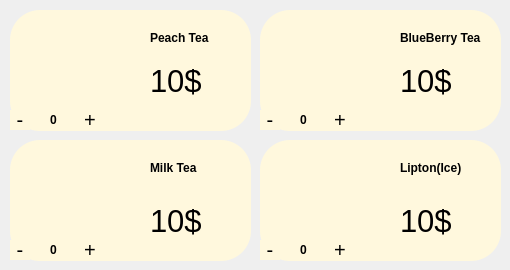
             <widget class="QWidget" name="tab_tea">
              <attribute name="title">
               <string>Tea</string>
              </attribute>
              <widget class="QFrame" name="frame_10">
               <property name="geometry">
                <rect>
                 <x>10</x>
                 <y>10</y>
                 <width>241</width>
                 <height>121</height>
                </rect>
               </property>
               <property name="styleSheet">
                <string notr="true">background-color: rgb(255, 248, 221);
border-width:2px;
border-radius:30px</string>
               </property>
               <property name="frameShape">
                <enum>QFrame::StyledPanel</enum>
               </property>
               <property name="frameShadow">
                <enum>QFrame::Raised</enum>
               </property>
               <widget class="QLabel" name="label_13">
                <property name="geometry">
                 <rect>
                  <x>20</x>
                  <y>10</y>
                  <width>81</width>
                  <height>81</height>
                 </rect>
                </property>
                <property name="text">
                 <string/>
                </property>
                <property name="pixmap">
                 <pixmap>:/newPrefix/tradao.png</pixmap>
                </property>
                <property name="scaledContents">
                 <bool>true</bool>
                </property>
               </widget>
               <widget class="QLabel" name="label_14">
                <property name="geometry">
                 <rect>
                  <x>140</x>
                  <y>20</y>
                  <width>81</width>
                  <height>16</height>
                 </rect>
                </property>
                <property name="font">
                 <font>
                  <weight>75</weight>
                  <bold>true</bold>
                 </font>
                </property>
                <property name="text">
                 <string>Peach Tea</string>
                </property>
               </widget>
               <widget class="QPushButton" name="btn_tru_peach">
                <property name="geometry">
                 <rect>
                  <x>0</x>
                  <y>100</y>
                  <width>20</width>
                  <height>20</height>
                 </rect>
                </property>
                <property name="font">
                 <font>
                  <pointsize>15</pointsize>
                 </font>
                </property>
                <property name="text">
                 <string>-</string>
                </property>
               </widget>
               <widget class="QPushButton" name="btn_add_peach">
                <property name="geometry">
                 <rect>
                  <x>70</x>
                  <y>100</y>
                  <width>20</width>
                  <height>20</height>
                 </rect>
                </property>
                <property name="font">
                 <font>
                  <pointsize>15</pointsize>
                 </font>
                </property>
                <property name="text">
                 <string>+</string>
                </property>
               </widget>
               <widget class="QLabel" name="label_15">
                <property name="geometry">
                 <rect>
                  <x>140</x>
                  <y>50</y>
                  <width>51</width>
                  <height>41</height>
                 </rect>
                </property>
                <property name="font">
                 <font>
                  <pointsize>23</pointsize>
                 </font>
                </property>
                <property name="text">
                 <string>10$</string>
                </property>
               </widget>
               <widget class="QLabel" name="label_39">
                <property name="geometry">
                 <rect>
                  <x>40</x>
                  <y>100</y>
                  <width>20</width>
                  <height>20</height>
                 </rect>
                </property>
                <property name="font">
                 <font>
                  <pointsize>9</pointsize>
                  <weight>75</weight>
                  <bold>true</bold>
                 </font>
                </property>
                <property name="text">
                 <string>0</string>
                </property>
               </widget>
              </widget>
              <widget class="QFrame" name="frame_11">
               <property name="geometry">
                <rect>
                 <x>260</x>
                 <y>10</y>
                 <width>241</width>
                 <height>121</height>
                </rect>
               </property>
               <property name="styleSheet">
                <string notr="true">background-color: rgb(255, 248, 221);
border-width:2px;
border-radius:30px</string>
               </property>
               <property name="frameShape">
                <enum>QFrame::StyledPanel</enum>
               </property>
               <property name="frameShadow">
                <enum>QFrame::Raised</enum>
               </property>
               <widget class="QLabel" name="label_16">
                <property name="geometry">
                 <rect>
                  <x>20</x>
                  <y>10</y>
                  <width>81</width>
                  <height>81</height>
                 </rect>
                </property>
                <property name="text">
                 <string/>
                </property>
                <property name="pixmap">
                 <pixmap>:/newPrefix/travietquat.png</pixmap>
                </property>
                <property name="scaledContents">
                 <bool>true</bool>
                </property>
               </widget>
               <widget class="QLabel" name="label_17">
                <property name="geometry">
                 <rect>
                  <x>140</x>
                  <y>20</y>
                  <width>81</width>
                  <height>16</height>
                 </rect>
                </property>
                <property name="font">
                 <font>
                  <weight>75</weight>
                  <bold>true</bold>
                 </font>
                </property>
                <property name="text">
                 <string>BlueBerry Tea</string>
                </property>
               </widget>
               <widget class="QPushButton" name="btn_tru_blue">
                <property name="geometry">
                 <rect>
                  <x>0</x>
                  <y>100</y>
                  <width>20</width>
                  <height>20</height>
                 </rect>
                </property>
                <property name="font">
                 <font>
                  <pointsize>15</pointsize>
                 </font>
                </property>
                <property name="text">
                 <string>-</string>
                </property>
               </widget>
               <widget class="QPushButton" name="btn_add_blue">
                <property name="geometry">
                 <rect>
                  <x>70</x>
                  <y>100</y>
                  <width>20</width>
                  <height>20</height>
                 </rect>
                </property>
                <property name="font">
                 <font>
                  <pointsize>15</pointsize>
                 </font>
                </property>
                <property name="text">
                 <string>+</string>
                </property>
               </widget>
               <widget class="QLabel" name="label_18">
                <property name="geometry">
                 <rect>
                  <x>140</x>
                  <y>50</y>
                  <width>51</width>
                  <height>41</height>
                 </rect>
                </property>
                <property name="font">
                 <font>
                  <pointsize>23</pointsize>
                 </font>
                </property>
                <property name="text">
                 <string>10$</string>
                </property>
               </widget>
               <widget class="QLabel" name="label_44">
                <property name="geometry">
                 <rect>
                  <x>40</x>
                  <y>100</y>
                  <width>20</width>
                  <height>20</height>
                 </rect>
                </property>
                <property name="font">
                 <font>
                  <pointsize>9</pointsize>
                  <weight>75</weight>
                  <bold>true</bold>
                 </font>
                </property>
                <property name="text">
                 <string>0</string>
                </property>
               </widget>
              </widget>
              <widget class="QFrame" name="frame_12">
               <property name="geometry">
                <rect>
                 <x>10</x>
                 <y>140</y>
                 <width>241</width>
                 <height>121</height>
                </rect>
               </property>
               <property name="styleSheet">
                <string notr="true">background-color: rgb(255, 248, 221);
border-width:2px;
border-radius:30px</string>
               </property>
               <property name="frameShape">
                <enum>QFrame::StyledPanel</enum>
               </property>
               <property name="frameShadow">
                <enum>QFrame::Raised</enum>
               </property>
               <widget class="QLabel" name="label_19">
                <property name="geometry">
                 <rect>
                  <x>20</x>
                  <y>10</y>
                  <width>81</width>
                  <height>81</height>
                 </rect>
                </property>
                <property name="text">
                 <string/>
                </property>
                <property name="pixmap">
                 <pixmap>:/newPrefix/trasua.png</pixmap>
                </property>
                <property name="scaledContents">
                 <bool>true</bool>
                </property>
               </widget>
               <widget class="QLabel" name="label_20">
                <property name="geometry">
                 <rect>
                  <x>140</x>
                  <y>20</y>
                  <width>81</width>
                  <height>16</height>
                 </rect>
                </property>
                <property name="font">
                 <font>
                  <weight>75</weight>
                  <bold>true</bold>
                 </font>
                </property>
                <property name="text">
                 <string>Milk Tea</string>
                </property>
               </widget>
               <widget class="QPushButton" name="btn_tru_Mtea">
                <property name="geometry">
                 <rect>
                  <x>0</x>
                  <y>100</y>
                  <width>20</width>
                  <height>20</height>
                 </rect>
                </property>
                <property name="font">
                 <font>
                  <pointsize>15</pointsize>
                 </font>
                </property>
                <property name="text">
                 <string>-</string>
                </property>
               </widget>
               <widget class="QPushButton" name="btn_add_Mtea">
                <property name="geometry">
                 <rect>
                  <x>70</x>
                  <y>100</y>
                  <width>20</width>
                  <height>20</height>
                 </rect>
                </property>
                <property name="font">
                 <font>
                  <pointsize>15</pointsize>
                 </font>
                </property>
                <property name="text">
                 <string>+</string>
                </property>
               </widget>
               <widget class="QLabel" name="label_21">
                <property name="geometry">
                 <rect>
                  <x>140</x>
                  <y>60</y>
                  <width>51</width>
                  <height>41</height>
                 </rect>
                </property>
                <property name="font">
                 <font>
                  <pointsize>23</pointsize>
                 </font>
                </property>
                <property name="text">
                 <string>10$</string>
                </property>
               </widget>
               <widget class="QLabel" name="label_42">
                <property name="geometry">
                 <rect>
                  <x>40</x>
                  <y>100</y>
                  <width>20</width>
                  <height>20</height>
                 </rect>
                </property>
                <property name="font">
                 <font>
                  <pointsize>9</pointsize>
                  <weight>75</weight>
                  <bold>true</bold>
                 </font>
                </property>
                <property name="text">
                 <string>0</string>
                </property>
               </widget>
              </widget>
              <widget class="QFrame" name="frame_13">
               <property name="geometry">
                <rect>
                 <x>260</x>
                 <y>140</y>
                 <width>241</width>
                 <height>121</height>
                </rect>
               </property>
               <property name="styleSheet">
                <string notr="true">background-color: rgb(255, 248, 221);
border-width:2px;
border-radius:30px</string>
               </property>
               <property name="frameShape">
                <enum>QFrame::StyledPanel</enum>
               </property>
               <property name="frameShadow">
                <enum>QFrame::Raised</enum>
               </property>
               <widget class="QLabel" name="label_22">
                <property name="geometry">
                 <rect>
                  <x>20</x>
                  <y>10</y>
                  <width>81</width>
                  <height>81</height>
                 </rect>
                </property>
                <property name="text">
                 <string/>
                </property>
                <property name="pixmap">
                 <pixmap>:/newPrefix/tralipton.png</pixmap>
                </property>
                <property name="scaledContents">
                 <bool>true</bool>
                </property>
               </widget>
               <widget class="QLabel" name="label_23">
                <property name="geometry">
                 <rect>
                  <x>140</x>
                  <y>20</y>
                  <width>81</width>
                  <height>16</height>
                 </rect>
                </property>
                <property name="font">
                 <font>
                  <weight>75</weight>
                  <bold>true</bold>
                 </font>
                </property>
                <property name="text">
                 <string>Lipton(Ice)</string>
                </property>
               </widget>
               <widget class="QPushButton" name="btn_tru_lipton">
                <property name="geometry">
                 <rect>
                  <x>0</x>
                  <y>100</y>
                  <width>20</width>
                  <height>20</height>
                 </rect>
                </property>
                <property name="font">
                 <font>
                  <pointsize>15</pointsize>
                 </font>
                </property>
                <property name="text">
                 <string>-</string>
                </property>
               </widget>
               <widget class="QPushButton" name="btn_add_lipton">
                <property name="geometry">
                 <rect>
                  <x>70</x>
                  <y>100</y>
                  <width>20</width>
                  <height>20</height>
                 </rect>
                </property>
                <property name="font">
                 <font>
                  <pointsize>15</pointsize>
                 </font>
                </property>
                <property name="text">
                 <string>+</string>
                </property>
               </widget>
               <widget class="QLabel" name="label_24">
                <property name="geometry">
                 <rect>
                  <x>140</x>
                  <y>60</y>
                  <width>51</width>
                  <height>41</height>
                 </rect>
                </property>
                <property name="font">
                 <font>
                  <pointsize>23</pointsize>
                 </font>
                </property>
                <property name="text">
                 <string>10$</string>
                </property>
               </widget>
               <widget class="QLabel" name="label_43">
                <property name="geometry">
                 <rect>
                  <x>40</x>
                  <y>100</y>
                  <width>20</width>
                  <height>20</height>
                 </rect>
                </property>
                <property name="font">
                 <font>
                  <pointsize>9</pointsize>
                  <weight>75</weight>
                  <bold>true</bold>
                 </font>
                </property>
                <property name="text">
                 <string>0</string>
                </property>
               </widget>
              </widget>
             </widget>
